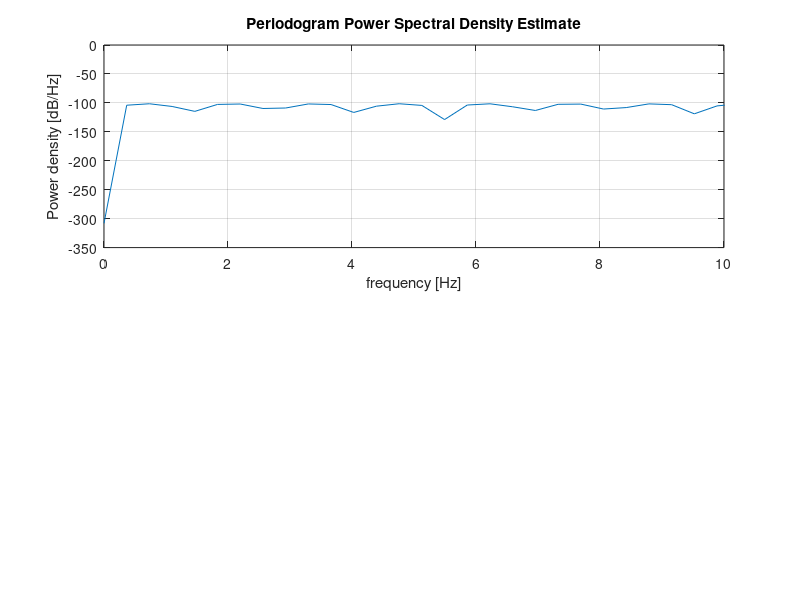

The MATLAB source for this figure: (Note: this script raises an error after producing the figure.)
clear;
close all;
clc;

%% Original signal

fs_original = 48000;       % Original sampling frequency
signal_frequency = 7000;   % Signal frequency: 7 kHz
duration = 2;              % Duration in seconds
amplitude = 0.20;          % Keep the volume low

t = 0:1/fs_original:duration-1/fs_original;

x = amplitude * sin(2*pi*signal_frequency*t);

%% Listen to the original signal

disp('Original signal: 7 kHz');

soundsc(x, fs_original);
pause(duration + 1);

%% Select a new sampling frequency

% Change only this value
fs_low = 8000;

% The original frequency must be divisible by fs_low
M = fs_original / fs_low;

if mod(M,1) ~= 0
    error('Choose an fs_low value that divides 48000 exactly.');
end

%% Downsample without an anti-aliasing filter

x_alias = x(1:M:end);

nyquist_frequency = fs_low / 2;

fprintf('New sampling frequency: %.0f Hz\n', fs_low);
fprintf('New Nyquist frequency: %.0f Hz\n', nyquist_frequency);

%% Listen to the downsampled signal

disp('Downsampled signal');

soundsc(x_alias, fs_low);

%% Compare the frequency spectra

figure('Color','white');

subplot(2,1,1);

periodogram(x, [], [], fs_original);
xlim([0 10]);
xline(7, '--r', 'Original: 7 kHz', ...
    'LineWidth', 1.5);

title('Original Signal: 7 kHz');
grid on;

subplot(2,1,2);

periodogram(x_alias, [], [], fs_low);
xlim([0 fs_low/2000]);

title(['After Downsampling: f_s = ', ...
    num2str(fs_low/1000), ' kHz']);

grid on;
